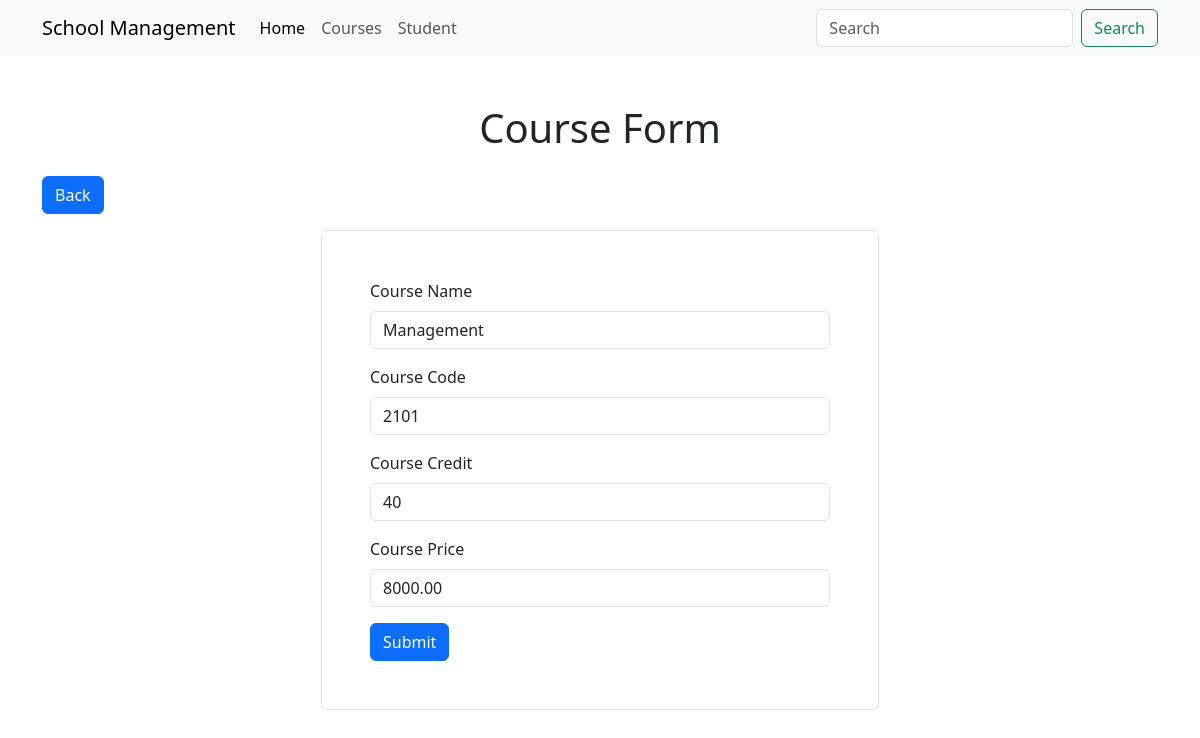
The page /course/edit/1/ on the database its author committed.
### course/models.py (models this page shows, shortened)
class Course(models.Model):
    name = models.CharField(max_length=100)
    course_code = models.CharField(max_length=10)
    credit = models.IntegerField()
    price = models.DecimalField(max_digits=10, decimal_places=2)
    is_active = models.BooleanField(default=True)

### course/views.py (the view, shortened to what this page needs)
# urls.py: path('course/edit/<int:course_id>/', views.course_edit, name='course_edit'),
def course_edit(request, course_id):
    course = Course.objects.get(id=course_id)
    return render(request, 'course/edit.html', {'course': course})

### course/templates/course/edit.html (shortened to what this page needs)
{% extends 'base.html' %}
{% block content %}
    <h1 class="text-center">Course Form</h1>
    <a href="{% url 'course_index' %}" class="btn btn-primary my-3">Back</a>
    <form method="POST" action="{% url 'course_edit' course.id %}" class="border p-5 rounded w-50 mx-auto">
        <div class="mb-3">
            <label for="name" class="form-label">Course Name</label>
            <input
                type="text"
                name="name"
                class="form-control"
                id="name"
                value="{{ course.name }}"
                required
            />
        </div>
        <div class="mb-3">
            <label for="course_code" class="form-label">Course Code</label>
            <input
                type="text"
                name="course_code"
                class="form-control"
                id="course_code"
                value="{{ course.course_code }}"
                required
            />
        </div>
        <div class="mb-3">
            <label for="credit" class="form-label">Course Credit</label>
            <input
                type="text"
                name="credit"
                class="form-control"
                id="credit"
                value="{{ course.credit }}"
                required
            />
        </div>
        <div class="mb-3">
            <label for="credit" class="form-label">Course Price</label>
            <input
                type="text"
                name="price"
                class="form-control"
                id="price"
                value="{{ course.price }}"
                required
            />
        </div>
        <button type="submit" class="btn btn-primary">Submit</button>
    </form>
{% endblock content %}

### rows shown on the page
Course: name "Management", course_code "2101", credit "40", price "8000.00"
